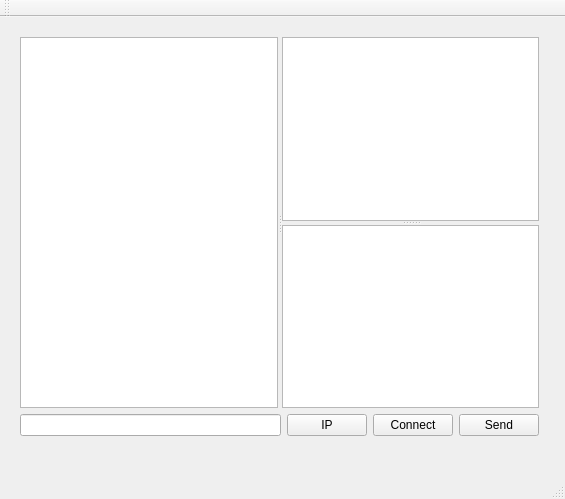
<?xml version="1.0" encoding="UTF-8"?>
<ui version="4.0">
 <class>MainWindow</class>
 <widget class="QMainWindow" name="MainWindow">
  <property name="geometry">
   <rect>
    <x>0</x>
    <y>0</y>
    <width>565</width>
    <height>499</height>
   </rect>
  </property>
  <property name="sizePolicy">
   <sizepolicy hsizetype="Expanding" vsizetype="Preferred">
    <horstretch>0</horstretch>
    <verstretch>0</verstretch>
   </sizepolicy>
  </property>
  <property name="maximumSize">
   <size>
    <width>16777207</width>
    <height>16777215</height>
   </size>
  </property>
  <property name="windowTitle">
   <string>MainWindow</string>
  </property>
  <widget class="QWidget" name="centralWidget">
   <property name="sizePolicy">
    <sizepolicy hsizetype="Expanding" vsizetype="Expanding">
     <horstretch>0</horstretch>
     <verstretch>0</verstretch>
    </sizepolicy>
   </property>
   <widget class="QWidget" name="">
    <property name="geometry">
     <rect>
      <x>9</x>
      <y>9</y>
      <width>541</width>
      <height>421</height>
     </rect>
    </property>
    <layout class="QGridLayout" name="gridLayout">
     <item row="0" column="0" colspan="4">
      <widget class="QSplitter" name="splitter_2">
       <property name="orientation">
        <enum>Qt::Horizontal</enum>
       </property>
       <widget class="QTreeView" name="treeView"/>
       <widget class="QSplitter" name="splitter">
        <property name="orientation">
         <enum>Qt::Vertical</enum>
        </property>
        <widget class="QTextBrowser" name="textBrowser"/>
        <widget class="QTextEdit" name="textEdit"/>
       </widget>
      </widget>
     </item>
     <item row="1" column="0">
      <widget class="QLineEdit" name="lineEdit"/>
     </item>
     <item row="1" column="1">
      <widget class="QPushButton" name="pushButton_2">
       <property name="text">
        <string>IP</string>
       </property>
      </widget>
     </item>
     <item row="1" column="2">
      <widget class="QPushButton" name="pushButton">
       <property name="text">
        <string>Connect</string>
       </property>
      </widget>
     </item>
     <item row="1" column="3">
      <widget class="QPushButton" name="pushButton_3">
       <property name="text">
        <string>Send</string>
       </property>
      </widget>
     </item>
    </layout>
   </widget>
  </widget>
  <widget class="QMenuBar" name="menuBar">
   <property name="geometry">
    <rect>
     <x>0</x>
     <y>0</y>
     <width>565</width>
     <height>23</height>
    </rect>
   </property>
  </widget>
  <widget class="QToolBar" name="mainToolBar">
   <attribute name="toolBarArea">
    <enum>TopToolBarArea</enum>
   </attribute>
   <attribute name="toolBarBreak">
    <bool>false</bool>
   </attribute>
  </widget>
  <widget class="QStatusBar" name="statusBar"/>
 </widget>
 <layoutdefault spacing="6" margin="11"/>
 <resources/>
 <connections/>
</ui>
